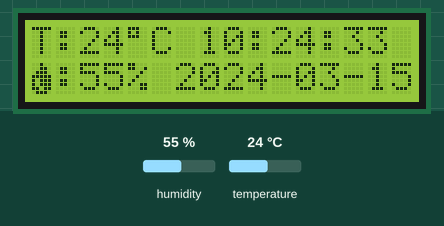
Recording of a sketch running on a simulated Arduino Uno, built with avr-gcc and run on an emulated ATmega328P. On the bench: 16×2 character LCD. Inputs (shaded band) come from the test bench; at power-on: humidity 55 %, temperature 24 °C. The local clock reads 2024-03-15 10:24:30 at power-on unless the sketch sets it; storage starts empty; what the sketch prints to the serial monitor is not drawn.

Above: at 3.3 s.
3.4 s: humidity set to 22 %
At 5.1 s:
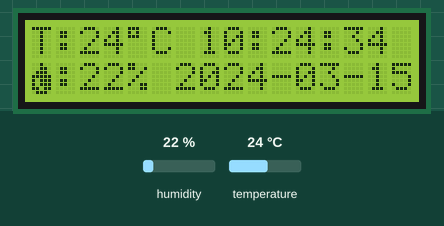
6.9 s: temperature set to 12 °C
At 7.9 s:
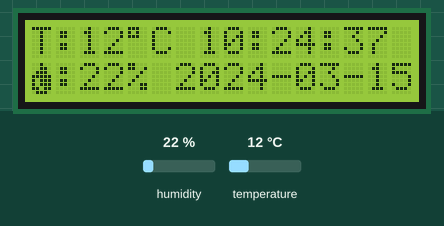
10.1 s: humidity set to 40 %
At 11.6 s:
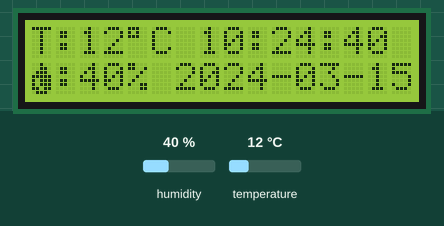
13.3 s: temperature set to 19 °C
At 14.6 s:
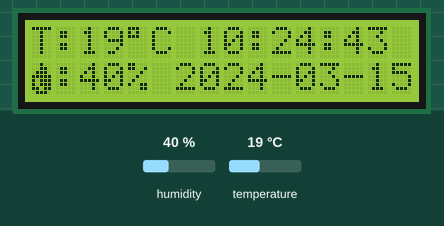
Timing chart, 0 to 16.3 s (numbered marks = the images above; inputs shaded):
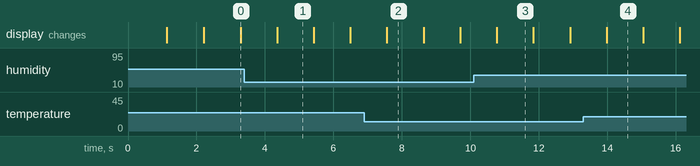

The sketch:

Sensor_temperatura_humedad_LCD_SD_dht11.ino
```cpp
/* Sensor de temperatura y humedad con reloj y registro temporal en microSD
    Diego Andrés Gutiérrez Berón
    22/01/2021 - Montevideo, Uruguay

    Descripción
    El codigo fuente fue adaptado de varios ejemplos encontrados en Internet: es decir
    forma parte de una idea del autor mencionado mas arriba que para su realizacion recurrio a
    ejemplos de proyectos con sensores por parte de otros autores. Luego de haber estudiando su
    codigo y "juntando las piezas", termino en un dispositivo que integra varias funciones.

    La funcionalidad de este dispositivo se resume en los siguientes puntos:
    - Medicion de temperatura ambiente
    - Medicion de humedad relativa ambiente
    - Registro de los datos en memoria microSD para analisis posterior (funcion Datalogger).

    Fuentes de informacion original (articulos, tutoriales y blogs en los que se basa este codigo):
        Pendiente - se consultaron varias fuentes de las que se obtuvo el codigo base, pero no pude
                    encontrar las direcciones web en el historial de navegacion. En cuanto los encuentre los
                    voy a agregar en esta seccion a fin de proporcionar el debido credito a quien corresponda.

*/

#include <SimpleDHT.h>
#include <Wire.h>
#include <LiquidCrystal_I2C.h>
#include <TimeLib.h>
#include <DS1307RTC.h>
#include <SPI.h>
#include <SD.h>

// Descripcion de pines del sensor DHT11:
// VCC: 5V or 3V
// GND: GND
// DATA: 2

/* Definicion de variables */
#define pinDHT11 2                   // El pin de salida de datos del sensor DHT11 se conecta al pin 2 de la placa arduino
#define chipSelect 10                //
SimpleDHT11 dht11(pinDHT11);         // Objeto que representa al sensor DHT11
LiquidCrystal_I2C lcd(0x27, 16, 2);  // Configuracion LCD 16x2 con I2C: establecer la direccion I2C del LCD a 0x27 para un display de 16 columnas y 2 filas

// Variable que representa un caracter personalizado (icono) con forma de gota de agua en el lcd
byte gota[] = {
  B00100,
  B00110,
  B01110,
  B11111,
  B10111,
  B10111,
  B11011,
  B01110
};


void setup() {
  Serial.begin(9600);
  // inicializar el LCD
  lcd.init();

  lcd.createChar(2, gota);

  // Imprimir mensaje de bienvenida en el LCD
  lcd.backlight();
  lcd.setCursor(0, 0);
  lcd.print("Termometro LCD");
  lcd.setCursor(0, 1);
  lcd.print("Diego Gutierrez");
  delay(1000);
  lcd.clear();
  lcd.setCursor(0, 0);
  lcd.print("22/01/2020");
  lcd.setCursor(0, 1);
  lcd.print("Iniciando...");
  delay(1000);
  lcd.clear();

  if (!SD.begin()) {
    Serial.println("SD: Falla");
    return;
  }
  Serial.println("SD: OK");
}

void loop() {

  tmElements_t tm;  // Variable que almacena los valores de fecha y hora reportados por el modulo RTC
  File myFile;      // Variable utilizada para crear un archivo con los datos a registrar
  String medida;    // Variable utilizada para crear una cadena de texto que almacena el valor de temperatura, humedad relativa, fecha y hora para mostrarlos en pantalla

  Serial.println("");
  if (RTC.read(tm)) {
    Serial.println("RTC: OK");
    Serial.println("DHT11: OK");

    // lectura sin muestras.
    byte temperature = 0;
    byte humidity = 0;
    int err = SimpleDHTErrSuccess;

    if ((err = dht11.read(&temperature, &humidity, NULL)) != SimpleDHTErrSuccess) {
      Serial.print("Falla lectura DHT11, err=");
      Serial.println(SimpleDHTErrCode(err));
      return;
    }

    Serial.println("Muestra OK: ");
    lcd.setCursor(0, 0);

    String T = String((int)temperature);
    String t = print2digits(tm.Hour) + ":" + print2digits(tm.Minute) + ":" + print2digits(tm.Second);
    String date = print2digits(tmYearToCalendar(tm.Year)) + "-" + print2digits(tm.Month) + "-" + print2digits(tm.Day);
    String HR = String((int)humidity);

    medida = "T:" + T + (char)0xDF + "C " + t;

    lcd.print(medida);
    lcd.setCursor(0, 1);

    medida = ":" + HR + (char)0x25 + " " + date;

    lcd.print((char)0x02);
    lcd.print(medida);

    Serial.println(T + "ºC " + HR + "% " + " " + t + " " + date);

    // abrir archivo para almacenar datos
    myFile = SD.open("test.txt", FILE_WRITE);

    // si el archivo se abrio correctamente, escribir datos en el
    if (myFile) {
      Serial.print("Escribiendo archivo test.txt... ");
      // formato ISO 8601 en UTC
      myFile.println(T + ";" + HR + ";" + date + "T" + t + "Z");
      // cerrar el archivo
      myFile.close();
      Serial.println("OK.");
    } else {
      // si el archivo no se abre, imprimir un error
      Serial.println("error abriendo test.txt");
    }

    // DHT11 tasa de muestreo es 1Hz.
    delay(1000);
    //lcd.clear();

  } else {
    if (RTC.chipPresent()) {
      Serial.println("Error RTC: Ejecute SetTime de la libreria RTC para inicializar el tiempo.");
      Serial.println();
    } else {
      Serial.println("Error RTC: RTC conectado?");
      Serial.println();
    }
    lcd.clear();
    lcd.setCursor(0, 0);
    lcd.print("Falla sensor.");
    lcd.setCursor(0, 1);
    lcd.print("Reiniciando...");
    delay(9000);
    lcd.clear();
  }
}

String print2digits(int number) {
  if (number >= 0 && number < 10) {
    return ("0" + String(number));
  }
  return String(number);
}
```

Measured:
- what the display in image 1 shows lasts 1.0 s, from 4.4 s to 5.4 s
